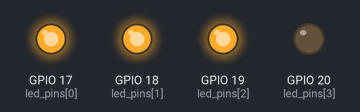
Simulated run of this program. Board: Raspberry Pi (BCM pin numbers). On the bench: output pins drawn as LEDs (lit = HIGH). Files the program writes start out absent; system figures (address, load, memory, disk, uptime) are fixed made-up values.

Above: at 0.1 s.
Timing chart, 0 to 1.6 s (numbered marks = the images above):
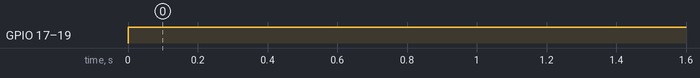

The program:

E3_2.py
```python
"""
Archivo: Ejercicio4.py
Equipo: #6
Integrantes del equipo: Integrante #1 Eduardo Isaac Dávila Bernal
                        Integrante #2 Natalia Victoria Nava
                        Integrante #3 Araujo Galan Maximiliano
Fecha: 16 / 10 / 2023
Descripcion: Escribe un programa donde se lea el uso de memoria ram y la gaurde en un archivo *.txt Para leer la memoria ram en porcentaje usar la siguiente linea. psutil.virtual_memory().available * 100 / psutil.virtual_memory().total
"""

import psutil
import RPi.GPIO as GPIO
import time

# Configura los pines GPIO
GPIO.setmode(GPIO.BCM)
led_pins = [17, 18, 19, 20]
for pin in led_pins:
    GPIO.setup(pin, GPIO.OUT)

# Función para encender los LEDs según el uso de la RAM
def controlar_leds(ram_percent):
    if ram_percent < 25:
        GPIO.output(17, 1)
        GPIO.output(18, 0)
        GPIO.output(19, 0)
        GPIO.output(20, 0)
    elif ram_percent < 50:
        GPIO.output(17, 1)
        GPIO.output(18, 1)
        GPIO.output(19, 0)
        GPIO.output(20, 0)
    elif ram_percent < 75:
        GPIO.output(17, 1)
        GPIO.output(18, 1)
        GPIO.output(19, 1)
        GPIO.output(20, 0)
    elif ram_percent < 90:
        GPIO.output(17, 1)
        GPIO.output(18, 1)
        GPIO.output(19, 1)
        GPIO.output(20, 1)

try:
    while True:
        # Obtener el uso de RAM en porcentaje
        ram_percent = psutil.virtual_memory().available * 100 / psutil.virtual_memory().total

        # Guardar el valor en un archivo de texto
        with open('uso_de_ram.txt', 'w') as file:
            file.write(f'Uso de RAM: {ram_percent:.2f}%')

        # Controlar los LEDs
        controlar_leds(ram_percent)

        time.sleep(60)  # Leer y actualizar cada minuto
except KeyboardInterrupt:
    GPIO.cleanup()
```

Measured:
- by itself, GPIO 17 (led_pins[0]), GPIO 18 (led_pins[1]), GPIO 19 (led_pins[2]): LOW → HIGH at 0.00 s
